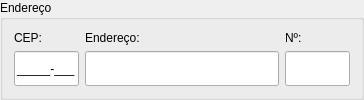
            <widget class="QGroupBox" name="groupBox_2">
             <property name="maximumSize">
              <size>
               <width>16777215</width>
               <height>100</height>
              </size>
             </property>
             <property name="title">
              <string>Endereço</string>
             </property>
             <layout class="QGridLayout" name="gridLayout_14">
              <item row="1" column="0">
               <layout class="QGridLayout" name="gridLayout_13" columnstretch="1,3,1">
                <item row="0" column="1">
                 <layout class="QVBoxLayout" name="verticalLayout_22">
                  <item>
                   <widget class="QLabel" name="labelInscricaoImobiliaria_4">
                    <property name="sizePolicy">
                     <sizepolicy hsizetype="Preferred" vsizetype="Fixed">
                      <horstretch>0</horstretch>
                      <verstretch>0</verstretch>
                     </sizepolicy>
                    </property>
                    <property name="text">
                     <string>Endereço:</string>
                    </property>
                   </widget>
                  </item>
                  <item>
                   <widget class="QLineEdit" name="lineEditNomeLogradouro">
                    <property name="sizePolicy">
                     <sizepolicy hsizetype="Expanding" vsizetype="Minimum">
                      <horstretch>0</horstretch>
                      <verstretch>0</verstretch>
                     </sizepolicy>
                    </property>
                    <property name="minimumSize">
                     <size>
                      <width>0</width>
                      <height>30</height>
                     </size>
                    </property>
                    <property name="placeholderText">
                     <string/>
                    </property>
                   </widget>
                  </item>
                 </layout>
                </item>
                <item row="0" column="2">
                 <layout class="QVBoxLayout" name="verticalLayout_21">
                  <item>
                   <widget class="QLabel" name="labelInscricaoImobiliaria_3">
                    <property name="sizePolicy">
                     <sizepolicy hsizetype="Preferred" vsizetype="Fixed">
                      <horstretch>0</horstretch>
                      <verstretch>0</verstretch>
                     </sizepolicy>
                    </property>
                    <property name="text">
                     <string>Nº:</string>
                    </property>
                   </widget>
                  </item>
                  <item>
                   <widget class="QLineEdit" name="lineEditNumeroPredial">
                    <property name="sizePolicy">
                     <sizepolicy hsizetype="Expanding" vsizetype="Minimum">
                      <horstretch>0</horstretch>
                      <verstretch>0</verstretch>
                     </sizepolicy>
                    </property>
                    <property name="minimumSize">
                     <size>
                      <width>0</width>
                      <height>30</height>
                     </size>
                    </property>
                    <property name="alignment">
                     <set>Qt::AlignCenter</set>
                    </property>
                    <property name="placeholderText">
                     <string/>
                    </property>
                   </widget>
                  </item>
                 </layout>
                </item>
                <item row="0" column="0">
                 <layout class="QVBoxLayout" name="verticalLayout_20">
                  <item>
                   <widget class="QLabel" name="labelInscricaoImobiliaria_2">
                    <property name="sizePolicy">
                     <sizepolicy hsizetype="Preferred" vsizetype="Fixed">
                      <horstretch>0</horstretch>
                      <verstretch>0</verstretch>
                     </sizepolicy>
                    </property>
                    <property name="text">
                     <string>CEP:</string>
                    </property>
                   </widget>
                  </item>
                  <item>
                   <widget class="QLineEdit" name="lineEditCEP">
                    <property name="sizePolicy">
                     <sizepolicy hsizetype="Expanding" vsizetype="Minimum">
                      <horstretch>0</horstretch>
                      <verstretch>0</verstretch>
                     </sizepolicy>
                    </property>
                    <property name="minimumSize">
                     <size>
                      <width>0</width>
                      <height>30</height>
                     </size>
                    </property>
                    <property name="inputMask">
                     <string>00000-000;_</string>
                    </property>
                    <property name="alignment">
                     <set>Qt::AlignCenter</set>
                    </property>
                    <property name="placeholderText">
                     <string>CEP</string>
                    </property>
                   </widget>
                  </item>
                 </layout>
                </item>
               </layout>
              </item>
             </layout>
            </widget>
